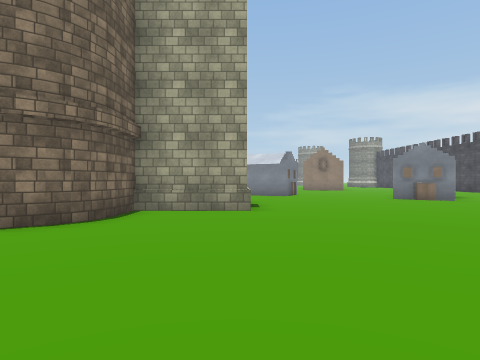
View 1 (above)

24 first-person views from a walk through a 3-D level made in the Unity game engine. The camera is 1.4 m above the floor, looks level and sees 75° across. The floor is counted in squares, 2 m on a side. Each view is taken from the middle of a square. On the plan, view 1 faces up. The plan holds only what a view shows up to about 10 squares ahead; the rest is blank. The place goes on beyond the plan. The player character is not drawn. Some surface patterns are stand-ins.

View 2
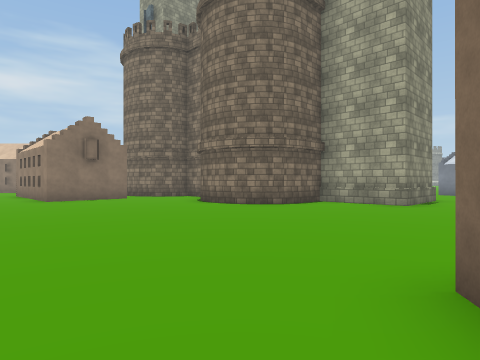

View 3
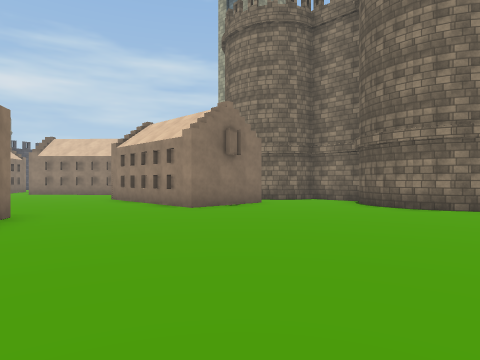

View 4
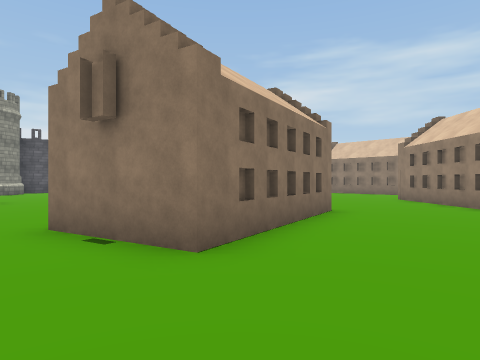

View 5
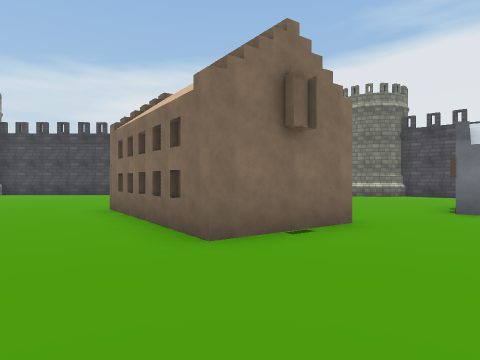

View 6
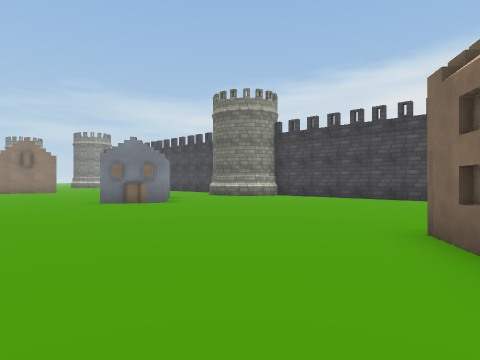

View 7
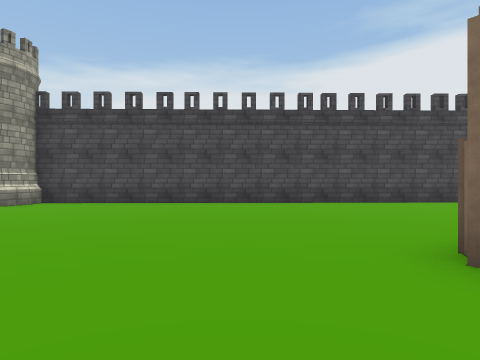

View 8
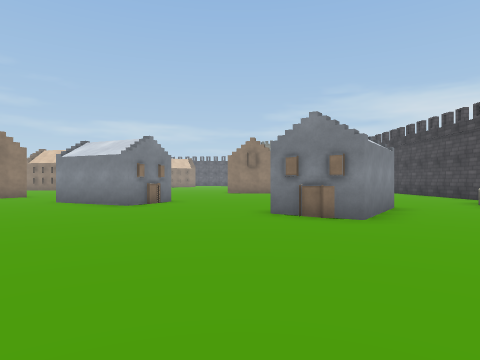

View 9
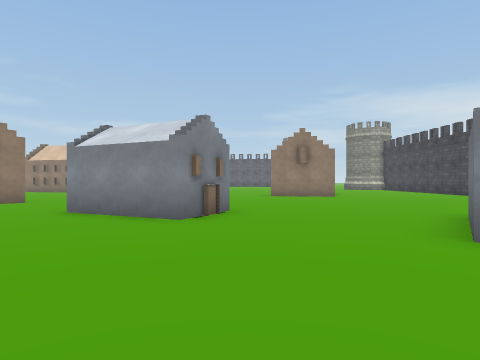

View 10
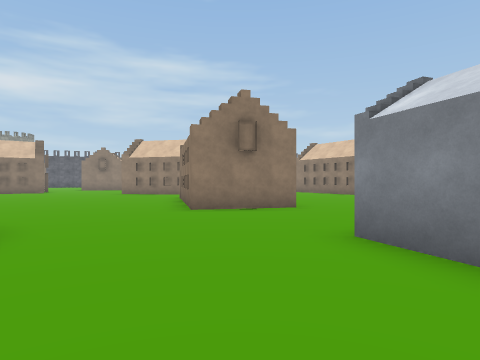

View 11
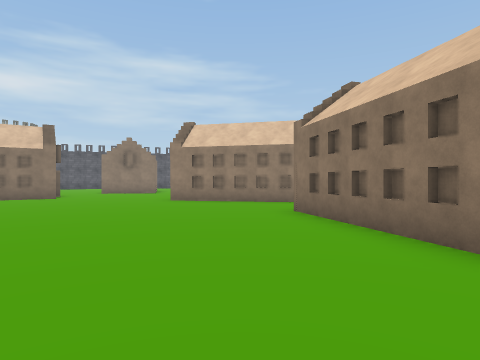

View 12
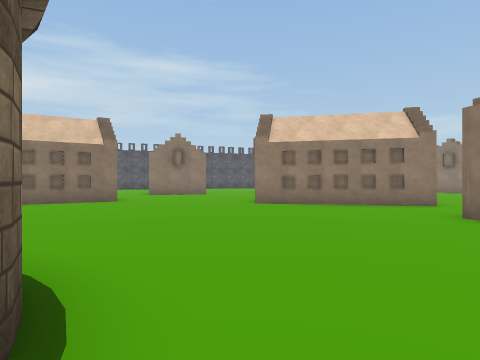

View 13
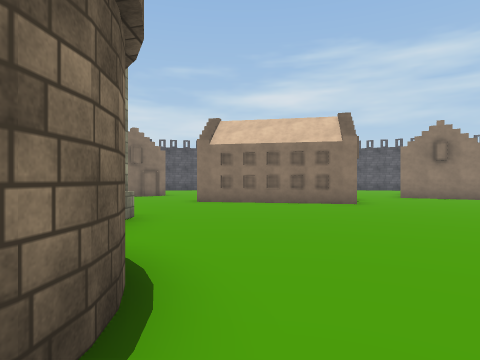

View 14
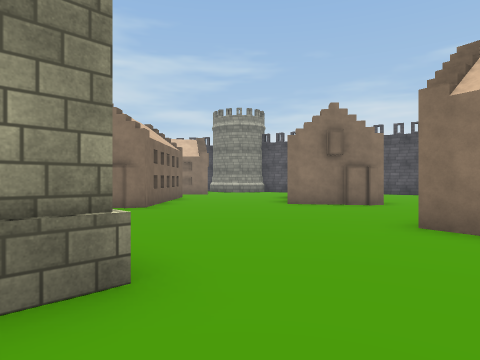

View 15
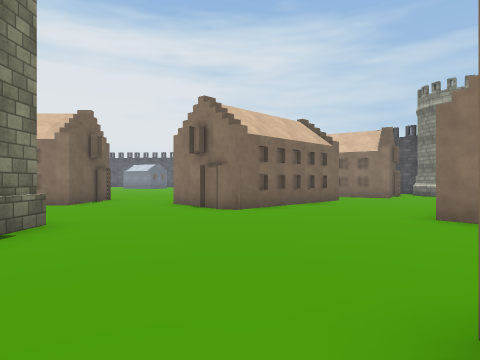

View 16
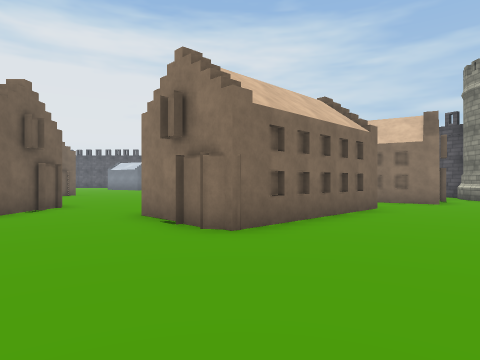

View 17
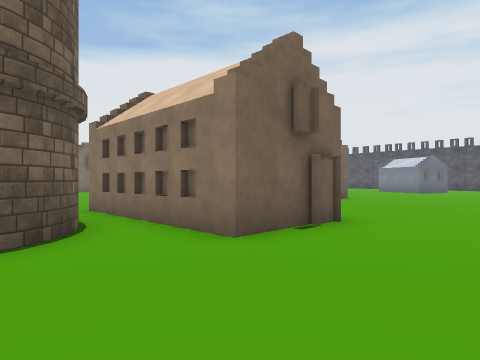

View 18
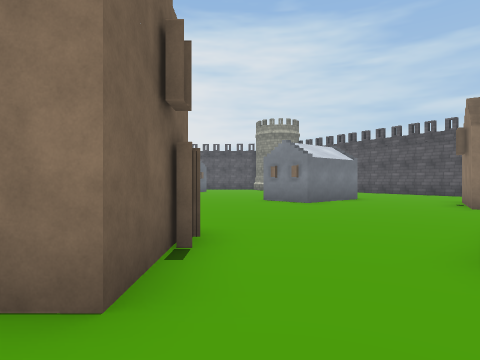

View 19
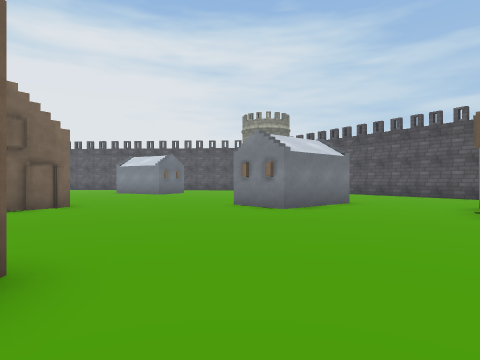

View 20
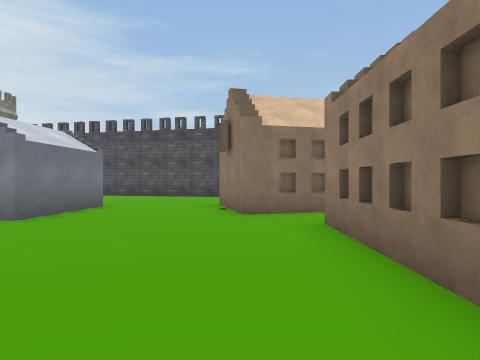

View 21
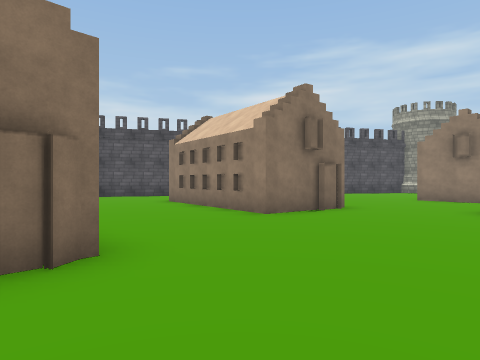

View 22
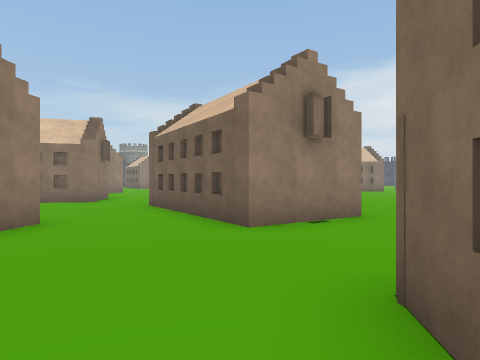

View 23
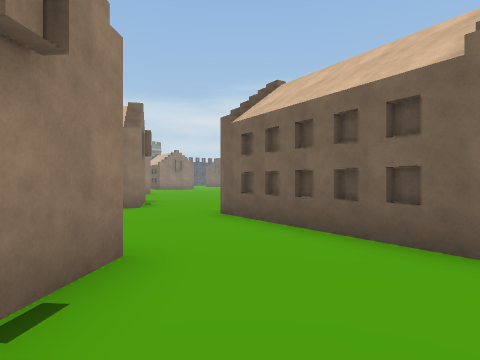

View 24
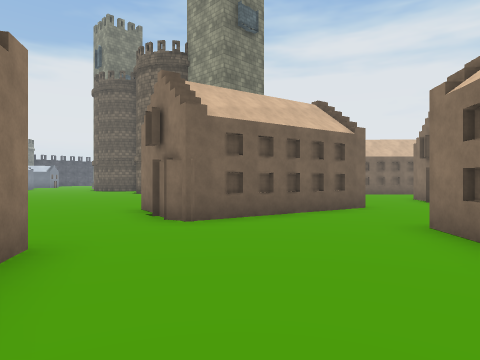

### Floor plan
Key: @ floor where view 1 was taken; # wall or solid block; . floor; O other object.
Columns run from 25 left of view 1 to 14 right of it. Each row starts with its distance up from view 1.
 19 ...O#...   #O...O    ..
 18 ...........#....###  #..    ........
 17 .................O####..    ........
 16 .....O.............##....   .......
 15 O...###..................###O..... ...
 14 ##..###...................#O.....  ..#
 13 #...###.........................# ...
 12 ....###........................###...
 11 ....###.......## .     ........O#.....##
 10 ..........#OO            O.............#
  9 ..........#              #.............#
  8 .O#O......#              #.............#
  7   ##......#           ####.............
  6  ###.........         #................#
  5 ##...........##   .####................#
  4 #......##..............................#
  3 ......###...#####..............#O......
  2 ....####O...#####.............O# ......#
  1  ...###O....O####............#    .....#
  0 .#..  #..................@..##      ...#
 -1 .##O.........................#       ..#
 -2     ##.........................
 -3     ##..........#.......   .......
 -4     #..........####.....     ......
 -5     .....#.....O  #O....      ##...
 -6    ....####.....  ##...          ..
 -7    ....O   .....   #..

Positions as (right, up) in squares from view 1, and headings:
1: (0, 0), facing up
2: (3, -2), facing up-left
3: (-2, -4), facing up-left
4: (-2, -5), facing left
5: (-1, 0), facing right
6: (2, 2), facing up-right
7: (4, 5), facing right
8: (5, 5), facing up
9: (3, 8), facing up
10: (1, 11), facing up-left
11: (-5, 12), facing up-left
12: (-8, 11), facing up-left
13: (-9, 12), facing left
14: (-14, 12), facing down-left
15: (-18, 12), facing down
16: (-18, 9), facing down
17: (-16, 6), facing down-right
18: (-14, 5), facing down
19: (-15, 3), facing down
20: (-15, 2), facing down-left
21: (-15, 6), facing left
22: (-25, 8), facing up-right
23: (-25, 11), facing up-right
24: (-25, 19), facing down-right
